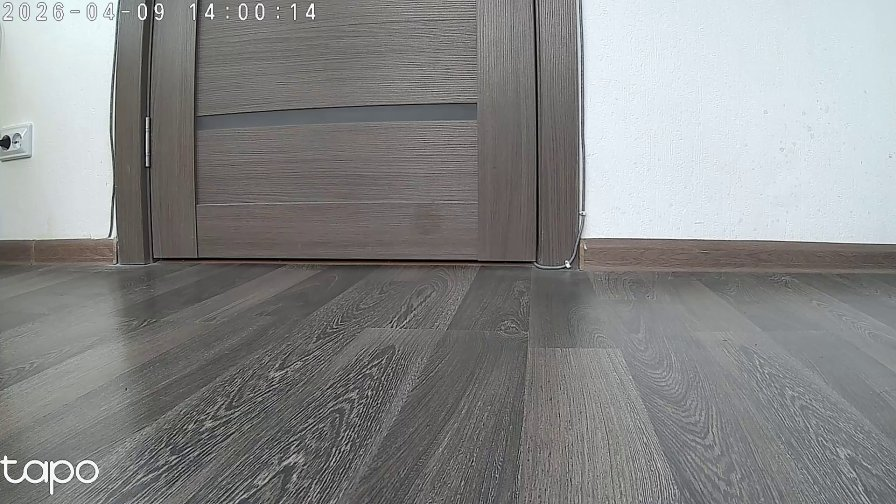
#> input picture src/scripts/frame.jpg, 896 x 504 px
$ python -i angle_ruler.py   (imports and definitions only)
#> lines starting #> are read from the running program, lines starting #| are printed output that depends on the picture; after the words box and inside, x2 and y2 are one past the last pixel; in counts of white or black regions, pixels touching at a corner belong together
#> further down, picture is the input picture: shape (504, 896, 3); mean B, G, R 136.9, 136.9, 135.8
### src/pilot/widgets/_text.py
"""
Вспомогательный модуль: рендер текста через PIL/Pillow.

Поддерживает кириллицу и любые другие символы TTF-шрифта.
Работает быстро: конвертируется только маленький буфер под текст,
а не весь кадр.
"""
from pathlib import Path

import cv2
import numpy as np
from PIL import Image, ImageDraw, ImageFont

# --- Путь к шрифту ---
# Ищем DejaVu Sans (есть на большинстве Linux-систем).
# Можно переопределить, положив шрифт рядом с проектом.
_FONT_CANDIDATES = [
    Path(__file__).parent.parent.parent / "assets" / "font.ttf",
    Path("/usr/share/fonts/truetype/dejavu/DejaVuSans.ttf"),
    Path("/usr/share/fonts/truetype/liberation/LiberationSans-Regular.ttf"),
    Path("/usr/share/fonts/truetype/ubuntu/Ubuntu-R.ttf"),
]

_FONT_PATH: Path | None = next((p for p in _FONT_CANDIDATES if p.exists()), None)

if _FONT_PATH is None:
    raise FileNotFoundError(
        "Не найден TTF-шрифт с кириллицей. "
        "Установите: sudo apt install fonts-dejavu-core  "
        "или положите шрифт в assets/font.ttf"
    )

_font_cache: dict[int, ImageFont.FreeTypeFont] = {}


def _get_font(size_px: int) -> ImageFont.FreeTypeFont:
    if size_px not in _font_cache:
        _font_cache[size_px] = ImageFont.truetype(str(_FONT_PATH), size_px)
    return _font_cache[size_px]


def get_text_size(text: str, size_px: int) -> tuple[int, int]:
    """Вернуть (ширина, высота) текста в пикселях."""
    font = _get_font(size_px)
    bbox = font.getbbox(text)           # (left, top, right, bottom)
    return bbox[2] - bbox[0], bbox[3] - bbox[1]


def put_text(frame: np.ndarray, text: str,
             pos: tuple[int, int], size_px: int,
             color_bgr: tuple[int, int, int]) -> None:
    """
    Нарисовать текст на кадре (BGR numpy array).

    Параметры:
        frame     — кадр, модифицируется на месте
        text      — строка (поддерживается кириллица)
        pos       — (x, y) левый нижний угол текста (как в cv2.putText)
        size_px   — размер шрифта в пикселях
        color_bgr — цвет в BGR
    """
    if not text:
        return

    font = _get_font(size_px)
    bbox = font.getbbox(text)
    tw = bbox[2] - bbox[0]
    th = bbox[3] - bbox[1]
    if tw <= 0 or th <= 0:
        return

    # Небольшой буфер под текст (чёрный фон → только цветные пиксели)
    buf = Image.new("RGB", (tw + 2, th + 2), (0, 0, 0))
    draw = ImageDraw.Draw(buf)
    r, g, b = color_bgr[2], color_bgr[1], color_bgr[0]  # BGR → RGB
    draw.text((-bbox[0] + 1, -bbox[1] + 1), text, font=font, fill=(r, g, b))

    txt = np.array(buf)[..., ::-1]  # RGB → BGR numpy

    # pos — левый нижний угол (как cv2): сдвигаем y вверх на высоту
    x, y = pos
    y1 = y - th - 1
    y2 = y1 + txt.shape[0]
    x1 = x
    x2 = x + txt.shape[1]

    # Обрезаем по границам кадра
    fh, fw = frame.shape[:2]
    if x2 <= 0 or y2 <= 0 or x1 >= fw or y1 >= fh:
        return
    fx1, fx2 = max(x1, 0), min(x2, fw)
    fy1, fy2 = max(y1, 0), min(y2, fh)
    tx1, tx2 = fx1 - x1, fx1 - x1 + (fx2 - fx1)
    ty1, ty2 = fy1 - y1, fy1 - y1 + (fy2 - fy1)

    roi     = frame[fy1:fy2, fx1:fx2]
    txt_roi = txt[ty1:ty2, tx1:tx2]

    # Аддитивное наложение: рисуем только там, где есть пиксели текста
    mask = txt_roi.any(axis=2)
    roi[mask] = np.clip(
        roi[mask].astype(np.int16) + txt_roi[mask].astype(np.int16),
        0, 255,
    ).astype(np.uint8)

### src/pilot/widgets/angle_ruler.py
"""
Angle ruler: вертикальные линии-ориентиры для оценки угла поворота на кадре.

Калибровка: измерьте реальное смещение объекта на N° и скорректируйте ANGLE_OFFSETS_PX.
Смещение задаётся относительно центра кадра (cx), положительное = правее.
"""
import cv2
import numpy as np

from pilot.widgets._text import get_text_size, put_text

# --- Цвета (BGR, фосфорный зелёный) ---
COLOR_LINE   = (0, 210, 60)
COLOR_CENTER = (0, 255, 80)
COLOR_LABEL  = (0, 255, 80)

# Смещения линий в пикселях от центра кадра (откалибровано при 896px).
ANGLE_OFFSETS_PX: dict[int, int] = {
    -30: -382,
    -20: -258,
    -10: -129,
      0:    0,
     10:  129,
     20:  258,
     30:  382,
}

LINE_ALPHA       = 0.55
LINE_THICKNESS   = 1
CENTER_THICKNESS = 1
GLOW_RADIUS      = 0
GLOW_INTENSITY   = 0.3

MARGIN_TOP    = 30   # место для подписи сверху (px при scale=1)
MARGIN_BOTTOM = 18
FONT_SIZE     = 17   # размер шрифта в пикселях (при scale=1)

PIXEL_FONT_SIZE = 13   # подписи пиксельных координат (меньше градусных)
H_LINE_ALPHA    = 0.55
H_LINE_FRACS    = (0.25, 0.5, 0.75)  # горизонтальные линии на 25/50/75% высоты


def draw_angle_ruler(frame: np.ndarray, scale: float = 1.0) -> np.ndarray:
    """
    Наносит вертикальные линии-ориентиры углов поворота на кадр.

    scale — масштаб относительно эталонного разрешения 896px.
    """
#> called with scale = 1
    h, w = frame.shape[:2]
#> h = 504; w = 896
    cx = w // 2
#> cx = 448

    margin_top    = int(MARGIN_TOP    * scale)
    margin_bottom = int(MARGIN_BOTTOM * scale)
    font_size     = max(10, int(FONT_SIZE * scale))
    line_thick    = max(1, int(LINE_THICKNESS   * scale))
    center_thick  = max(1, int(CENTER_THICKNESS * scale))

    y1 = margin_top
    y2 = h - margin_bottom
#> y2 = 486

    # --- Glow ---
    glow_layer = np.zeros_like(frame)
    for angle, offset in ANGLE_OFFSETS_PX.items():
        x = cx + int(offset * scale)
        if x < 0 or x >= w:
            continue
        color = COLOR_CENTER if angle == 0 else COLOR_LINE
        thick = center_thick if angle == 0 else line_thick
        cv2.line(glow_layer, (x, y1), (x, y2), color, thick, cv2.LINE_AA)
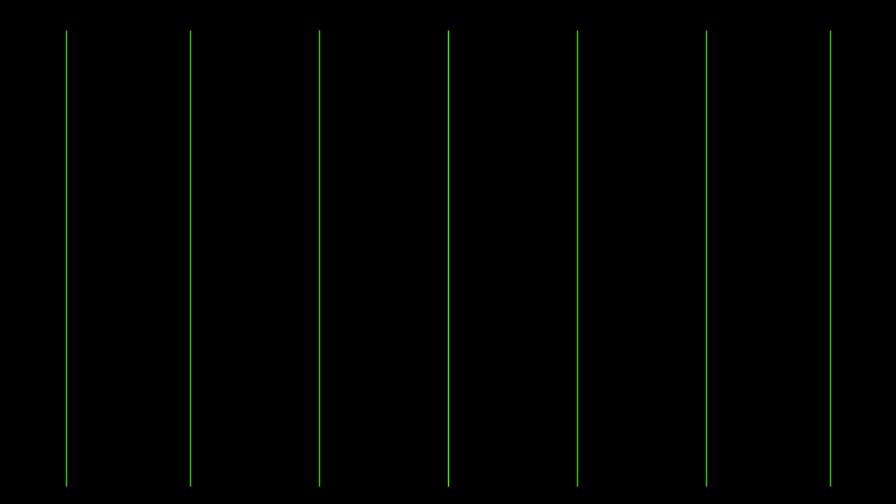
#> glow_layer: shape (504, 896, 3); mean of channels 0, 1, 2 0, 2, 0.6; drawn as B, G, R

    if GLOW_RADIUS > 0:
        r = GLOW_RADIUS if GLOW_RADIUS % 2 == 1 else GLOW_RADIUS + 1
        blurred = cv2.GaussianBlur(glow_layer, (r, r), 0)
        blurred = cv2.GaussianBlur(blurred, (r, r), 0)
        frame[:] = np.clip(
            frame.astype(np.float32) + blurred.astype(np.float32) * GLOW_INTENSITY,
            0, 255,
        ).astype(np.uint8)

    # --- Резкие линии с прозрачностью ---
    overlay = frame.copy()
    for angle, offset in ANGLE_OFFSETS_PX.items():
        x = cx + int(offset * scale)
        if x < 0 or x >= w:
            continue
        color = COLOR_CENTER if angle == 0 else COLOR_LINE
        thick = center_thick if angle == 0 else line_thick
        cv2.line(overlay, (x, y1), (x, y2), color, thick, cv2.LINE_AA)
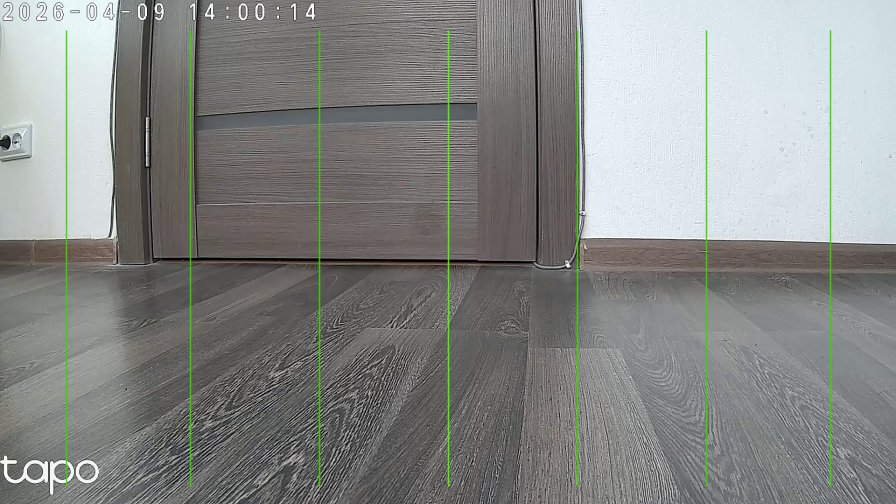
#> overlay: shape (504, 896, 3); 2.13% of pixels changed, all inside (x1, y1, x2, y2) = (65, 30, 832, 488)
    cv2.addWeighted(overlay, LINE_ALPHA, frame, 1.0 - LINE_ALPHA, 0, frame)

    # --- Подписи сверху (PIL — поддержка кириллицы) ---
    pad = max(2, int(3 * scale))
    for angle, offset in ANGLE_OFFSETS_PX.items():
        x = cx + int(offset * scale)
        if x < 0 or x >= w:
            continue

        label = "0°" if angle == 0 else f"{angle:+d}°"
        tw, th = get_text_size(label, font_size)
        tx = x - tw // 2
        ty = y1 - int(4 * scale)   # нижний край текста чуть выше y1

        # полупрозрачная подложка
        rx1, ry1 = tx - pad, ty - th - pad
        rx2, ry2 = tx + tw + pad, ty + pad
        if ry1 >= 0 and rx1 >= 0 and rx2 <= w and ry2 <= h:
            roi = frame[ry1:ry2, rx1:rx2]
            roi[:] = (roi.astype(np.float32) * 0.6).astype(np.uint8)

        put_text(frame, label, (tx, ty), font_size, COLOR_LABEL)
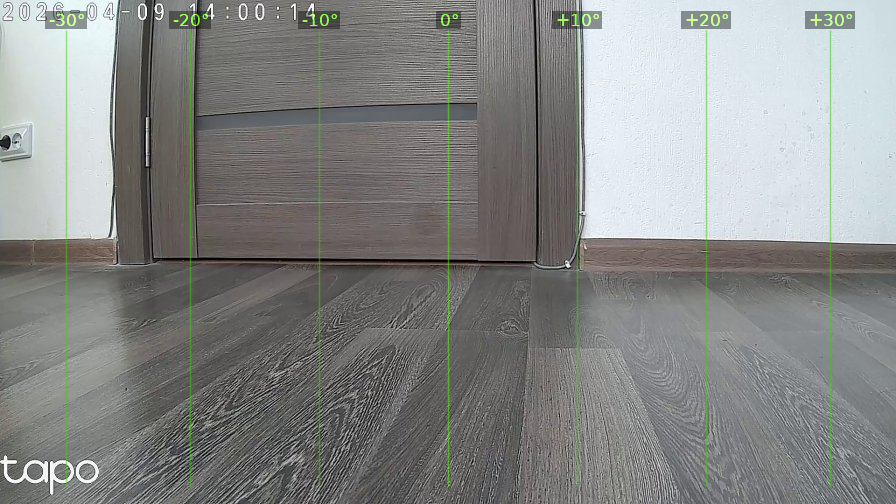
#> frame: shape (504, 896, 3); mean B, G, R 135.3, 136.7, 134.7

    # [36 lines of commented-out code are left out]

    return frame

>>> import cv2
>>> picture = cv2.imread('../../scripts/frame.jpg')
>>> result = draw_angle_ruler(picture)
